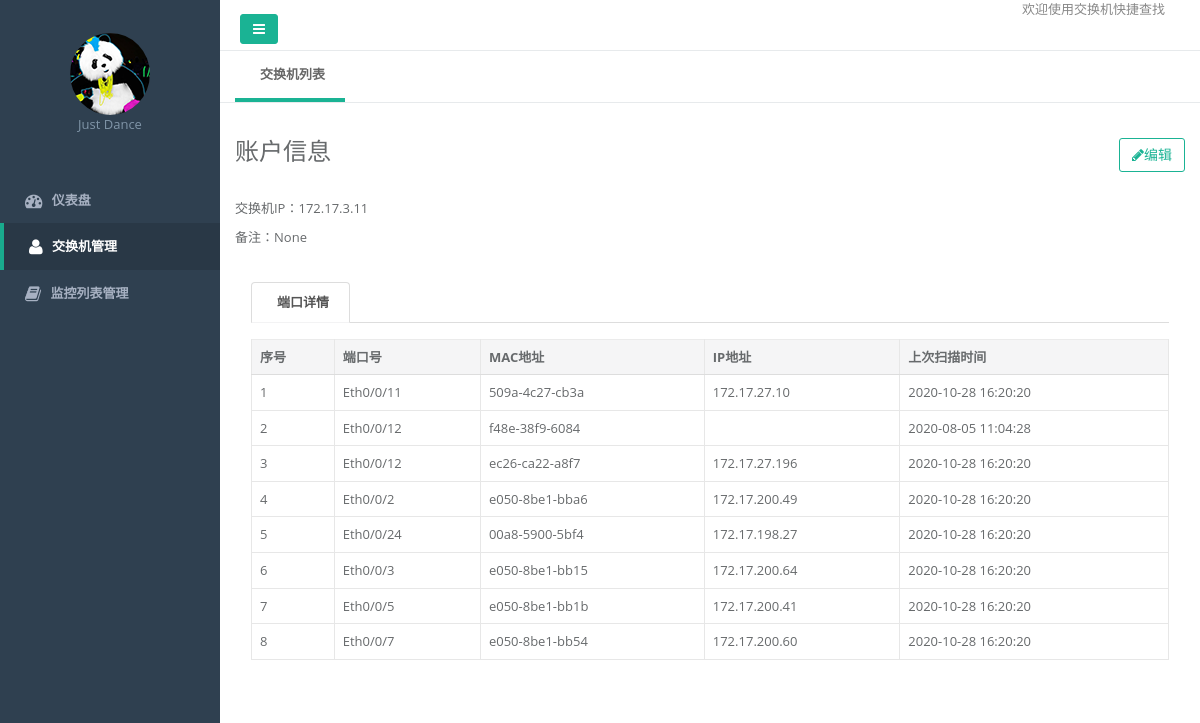
/switch/info?id=13, run on the app's committed database.
### common/models/Sw.py (models this page shows, shortened)
class Sw(db.Model):
    __tablename__ = 'Sw'
    id = db.Column(db.Integer, primary_key=True)
    ipaddr = db.Column(db.Text)
    user = db.Column(db.Text)
    passwd = db.Column(db.Text)
    iscore = db.Column(db.Integer, default=0)
    status = db.Column(db.Integer, default=0)
    update_time = db.Column(db.Text)
    create_time = db.Column(db.Text)
    note = db.Column(db.Text)

### common/models/Mac.py (models this page shows)
class MAC(db.Model):
    __tablename__ = 'MAC'
    id = db.Column(db.Integer, primary_key=True)
    macadd = db.Column(db.Text)
    port = db.Column(db.Text)
    swip = db.Column(db.Integer)
    update_time = db.Column(db.Text)
    note = db.Column(db.Text)

### web/switch/index.py (the view)
@route_sw.route('/info')
def info():
    resp_data = {}
    req = request.values
    swid = req['id'] if 'id' in req or 'id' == None else 0
    sw_info = Sw.query.filter_by(id=swid).first()
    mac_info = db.session.query(MAC, ARP).outerjoin(ARP, ARP.macadd == MAC.macadd).filter(MAC.swip == sw_info.ipaddr).order_by(MAC.port).all()
    resp_data['info'] = sw_info
    resp_data['macinfo'] = mac_info
    return ops_render('switch/info.html', resp_data)

### common/Helper.py (called while the page is built)
def ops_render(template, context={}):
    return render_template(template, **context)

### common/UrlManager.py (called while the page is built)
    @staticmethod
    def buildUrl(path):
        return path

    @staticmethod
    def buildStaticUrl(path):
        ver = "%s" % (int(time.time()))
        path = "/static" + path + "?ver=" + ver
        return UrlManager.buildUrl(path)

### web/templates/switch/info.html
{% extends "common/layout_main.html" %}
{% block content %}
<div class="row  border-bottom">
    <div class="col-lg-12">
        <div class="tab_title">
            <ul class="nav nav-pills">
                <li class="current">
                    <a href="{{ buildUrl('/switch/') }}">交换机列表</a>
                </li>
            </ul>
        </div>
    </div>
</div>
<div class="row m-t">
	<div class="col-lg-12">
        <div class="row">
            <div class="col-lg-12">
                <div class="m-b-md">
					<a class="btn btn-outline btn-primary pull-right" href="{{ buildUrl('/switch/set') }}?id={{ info.id }}">
                        <i class="fa fa-pencil"></i>编辑
                    </a>
					<h2>账户信息</h2>
                </div>
            </div>
        </div>
        <div class="row">
            <div class="col-lg-10">
                <p class="m-t">交换机IP：{{ info.ipaddr }}</p>
                <p>备注：{{ info.note }}</p>
             </div>
        </div>
 <div class="row m-t">
            <div class="col-lg-12">
                <div class="panel blank-panel">
                    <div class="panel-heading">
                        <div class="panel-options">
                            <ul class="nav nav-tabs">
                                <li class="active">
                                    <a href="javascript:void(0);" data-toggle="tab" aria-expanded="false">端口详情</a>
                                </li>
                            </ul>
                        </div>
                    </div>
                    <div class="panel-body">
                        <div class="tab-content">
                            <div class="tab-pane active">
                                <table class="table table-bordered">
                                    <thead>
                                        <tr>
                                            <th>序号</th>
                                            <th>端口号</th>
                                            <th>MAC地址</th>
                                            <th>IP地址</th>
                                            <th>上次扫描时间</th>
                                        </tr>
                                    </thead>
                                    <tbody>
									{% if macinfo %}
                                            {% for item in macinfo %}
                                               <tr>
                                               <td>{{ loop.index }}</td>
                                             <td>{{ item.MAC.port }}</td>
                                               <td>{{ item.MAC.macadd}}</td>
                                               <td>{{ item.ARP.ipaddr }}</td>
                                               <td>{{ item.MAC.update_time }}</td>
                                             </tr>
                                        {% endfor %}
                                        {% else %}
                                        <td colspan="5">暂无数据</td>
                                    {% endif %}
                                     </tbody>
                                </table>
                            </div>
                        </div>
                    </div>
                </div>
            </div>
        </div>
	</div>
</div>
{% endblock %}

### data on the page
Sw: ipaddr "172.17.3.11", note "None"
MAC: MAC.port "Eth0/0/11", MAC.macadd "509a-4c27-cb3a", ARP.ipaddr "172.17.27.10", MAC.update_time "2020-10-28 16:20:20"
MAC: MAC.port "Eth0/0/12", MAC.macadd "f48e-38f9-6084", MAC.update_time "2020-08-05 11:04:28"
MAC: MAC.port "Eth0/0/12", MAC.macadd "ec26-ca22-a8f7", ARP.ipaddr "172.17.27.196", MAC.update_time "2020-10-28 16:20:20"
MAC: MAC.port "Eth0/0/2", MAC.macadd "e050-8be1-bba6", ARP.ipaddr "172.17.200.49", MAC.update_time "2020-10-28 16:20:20"
MAC: MAC.port "Eth0/0/24", MAC.macadd "00a8-5900-5bf4", ARP.ipaddr "172.17.198.27", MAC.update_time "2020-10-28 16:20:20"
MAC: MAC.port "Eth0/0/3", MAC.macadd "e050-8be1-bb15", ARP.ipaddr "172.17.200.64", MAC.update_time "2020-10-28 16:20:20"
MAC: MAC.port "Eth0/0/5", MAC.macadd "e050-8be1-bb1b", ARP.ipaddr "172.17.200.41", MAC.update_time "2020-10-28 16:20:20"
MAC: MAC.port "Eth0/0/7", MAC.macadd "e050-8be1-bb54", ARP.ipaddr "172.17.200.60", MAC.update_time "2020-10-28 16:20:20"
